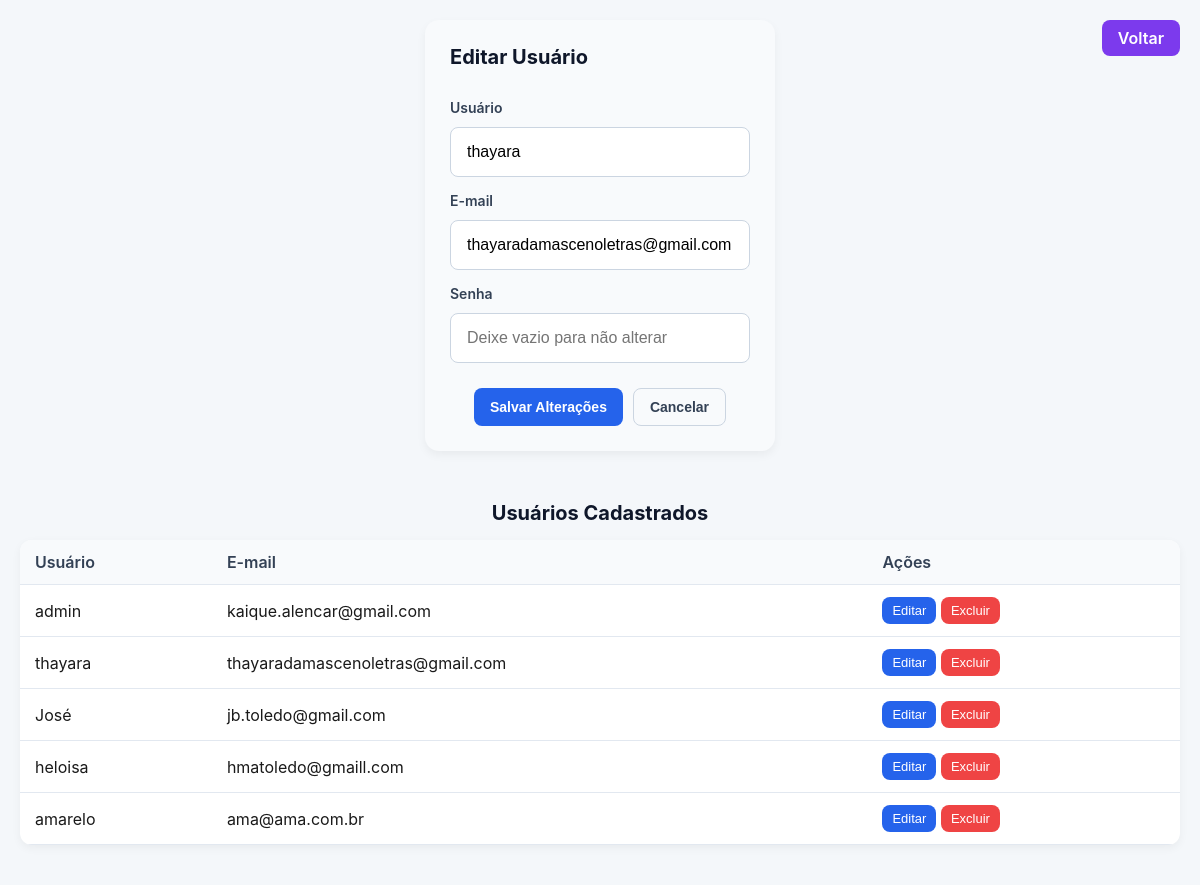
/usuario/3/editar, run on the app's committed database.
### app/models/user.py (models this page shows, shortened)
class User(db.Model):
    __tablename__ = "users"
    id = db.Column(db.Integer, primary_key=True)
    usuario = db.Column(db.String(80), unique=True, nullable=False)
    email = db.Column(db.String(120), unique=True, nullable=False)
    password_hash = db.Column(db.String(128), nullable=False)
    @property
    def password(self):
        raise AttributeError("A senha não pode ser lida diretamente")

### app/auth/routes.py (the view)
@usuario_bp.route("/usuario/<int:id>/editar", methods=["GET", "POST"])
def atualizar_usuario(id):
   user = User.query.get(id)
   if not user:
      return redirect(url_for("usuarios.cadastrar_usuario"))
   if request.method == "POST":
      usuario = request.form.get("usuario")
      email = request.form.get("email")
      senha = request.form.get("senha")
      user = UserService.update(id, usuario=usuario, email=email, senha=senha)
      return redirect(url_for("usuarios.cadastrar_usuario"))
   return render_template("auth/usuario_form.html", usuario=user, users=User.query.all())

### app/templates/auth/usuario_form.html (shortened to what this page needs)
{% extends "base/_base.html" %}
{% set show_back_button = True %}
{% block css_page %}
<link rel="stylesheet" href="{{ url_for('static', filename='css/usuario.css') }}">
{% endblock %}
{% block content %}
<form class="user-form" method="POST" id="registerForm"
      action="{{ url_for('usuarios.atualizar_usuario', id=usuario.id) if usuario else url_for('usuarios.cadastrar_usuario') }}">
  <h2>{{ 'Editar Usuário' if usuario else 'Cadastro' }}</h2>
  <div class="full">
    <label for="registerUser">Usuário</label>
    <input type="text" id="usuario" name="usuario"
           placeholder="Digite seu usuário"
           value="{{ usuario.usuario if usuario else '' }}" required>
  </div>
  <div class="full">
    <label for="registerEmail">E-mail</label>
    <input type="email" id="email" name="email"
           placeholder="Digite seu e-mail"
           value="{{ usuario.email if usuario else '' }}" required>
  </div>
  <div class="full">
    <label for="registerPassword">Senha</label>
    <input type="password" id="senha" name="senha"
           placeholder="{{ 'Deixe vazio para não alterar' if usuario else 'Digite sua senha' }}">
  </div>
  <div class="actions">
    <button type="submit" class="btn btn-primary">
      {{ 'Salvar Alterações' if usuario else 'Cadastrar' }}
    </button>
    <button type="button" class="btn btn-ghost"
            onclick="window.location.href='{{ url_for('usuarios.cadastrar_usuario') }}'">
      Cancelar
    </button>
  </div>
</form>
{% endblock %}
{% block full_width %}
<section class="user-table-section">
  <h2>Usuários Cadastrados</h2>
  <table class="user-table">
    <thead>
      <th>Usuário</th>
      <th>E-mail</th>
      <th>Ações</th>
    </thead>
    <tbody>
      {% for user in users %}
        <tr>
          <td>{{ user.usuario }}</td>
          <td>{{ user.email }}</td>
          <td>
            <form method="GET" action="{{ url_for('usuarios.atualizar_usuario', id=user.id) }}" style="display:inline;">
              <button type="submit" class="btn-editar">Editar</button>
            </form>
            <form method="POST" action="{{ url_for('usuarios.deletar_usuario', id=user.id) }}" style="display:inline;">
              <button type="submit" class="btn-excluir">Excluir</button>
            </form>
          </td>
        </tr>
      {% endfor %}
    </tbody>
  </table>
</section>
{% endblock %}

### app/static/css/usuario.css (style rules this page uses)
* { margin: 0; padding: 0; box-sizing: border-box; }
body { font-family: "Inter", sans-serif; background: #f4f7fa; display: flex; justify-content: center; align-items: center; min-height: 100vh; color: #1a1a1a; }
.user-form { display: flex; flex-direction: column; gap: 20px; padding: 25px; border-radius: 14px; background: #f8fafc; box-shadow: 0 4px 10px rgba(0,0,0,0.05); }
.user-form h2 { color: #0f172a; font-weight: 700; margin-bottom: 15px; }
.user-form input, .user-form select, .user-form textarea { width: 80%; min-width: 300px; height: 50px; padding: 12px 16px; font-size: 16px; }
label { font-weight: 600; margin-bottom: 6px; color: #334155; }
input { width: 100%; padding: 12px 14px; border: 1px solid #cbd5e1; border-radius: 10px; background: #ffffff; font-size: 16px; transition: 0.2s; }
.actions { display: flex; gap: 16px; margin-top: 10px; }
.btn { padding: 12px 20px; border: none; border-radius: 10px; cursor: pointer; font-size: 16px; font-weight: 600; transition: 0.25s; }
.btn-primary { background: #2563eb; color: white; }
.btn-ghost { background: transparent; color: #334155; border: 1px solid #cbd5e1; }
body { background: #f4f7fa; display: flex; justify-content: center; align-items: center; min-height: 100vh; }
.actions { display: flex; gap: 10px; margin-top: 10px; justify-content: center; }
.btn { padding: 10px 16px; font-size: 14px; }
body { font-family: "Inter", sans-serif; background: #f4f7fa; color: #1a1a1a; display: flex; flex-direction: column; align-items: center; min-height: 100vh; padding: 20px 0; }
.user-form { display: flex; flex-direction: column; gap: 15px; }
.user-form h2 { font-size: 20px; font-weight: 700; color: #0f172a; }
.full { display: flex; flex-direction: column; gap: 5px; }
label { font-size: 14px; font-weight: 600; color: #334155; }
input { padding: 10px 12px; font-size: 14px; border-radius: 8px; border: 1px solid #cbd5e1; background: #ffffff; }
.actions { display: flex; gap: 10px; justify-content: center; }
.btn { padding: 10px 16px; font-size: 14px; border-radius: 8px; cursor: pointer; }
.btn-primary { background: #2563eb; color: white; border: none; }
.btn-editar { background: #2563eb; color: white; border: none; padding: 6px 10px; font-size: 13px; border-radius: 8px; cursor: pointer; transition: 0.2s; }
.btn-excluir { background: #ef4444; color: white; border: none; padding: 6px 10px; font-size: 13px; border-radius: 8px; cursor: pointer; transition: 0.2s; }
.user-table-section { width: 100%; max-width: 1200px; margin-top: 30px; padding: 20px; background: #f4f7fa; }
.user-table-section h2 { font-size: 20px; font-weight: 700; margin-bottom: 15px; color: #0f172a; text-align: center; }
.user-table { width: 100%; border-collapse: collapse; background: #ffffff; box-shadow: 0 3px 10px rgba(0,0,0,0.05); border-radius: 12px; overflow: hidden; }
.user-table th, .user-table td { padding: 12px 15px; text-align: left; border-bottom: 1px solid #e2e8f0; }
.user-table th { background: #f8fafc; font-weight: 600; color: #334155; }

### data on the page
User: usuario "thayara", email "thayaradamascenoletras@gmail.com"
User: usuario "admin", email "kaique.alencar@gmail.com"
User: usuario "José", email "jb.toledo@gmail.com"
User: usuario "heloisa", email "hmatoledo@gmaill.com"
User: usuario "amarelo", email "ama@ama.com.br"

### other printed values
{{ 'Editar Usuário' if usuario else 'Cadastro' }} "Editar Usuário"
{{ 'Salvar Alterações' if usuario else 'Cadastrar' }} "Salvar Alterações"
